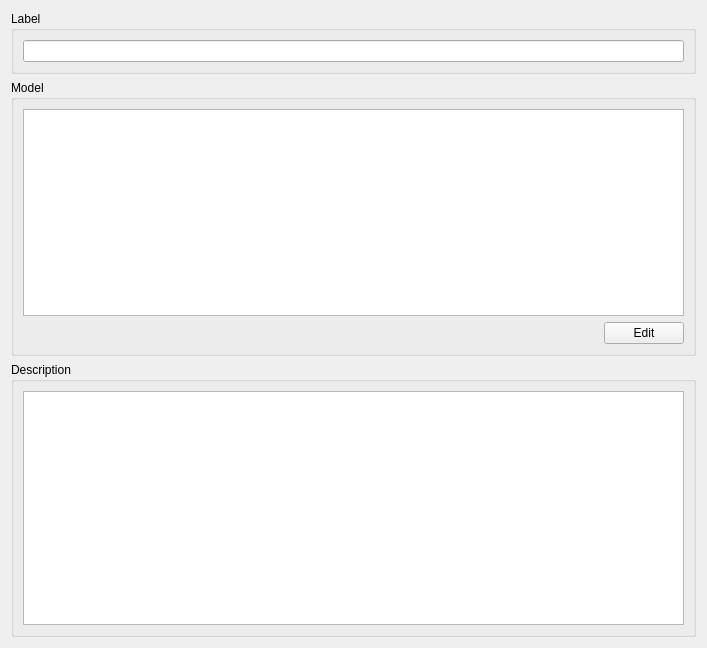
      <widget class="QWidget" name="page_5">
       <property name="geometry">
        <rect>
         <x>0</x>
         <y>0</y>
         <width>707</width>
         <height>648</height>
        </rect>
       </property>
       <attribute name="label">
        <string>Job</string>
       </attribute>
       <layout class="QVBoxLayout" name="verticalLayout_17">
        <item>
         <widget class="QGroupBox" name="groupBox_6">
          <property name="title">
           <string>Label</string>
          </property>
          <layout class="QVBoxLayout" name="verticalLayout_16">
           <item>
            <widget class="QLineEdit" name="jobLabel"/>
           </item>
          </layout>
         </widget>
        </item>
        <item>
         <widget class="QGroupBox" name="groupBox_4">
          <property name="title">
           <string>Model</string>
          </property>
          <layout class="QVBoxLayout" name="verticalLayout_14">
           <item>
            <widget class="QListWidget" name="jobModel">
             <property name="selectionMode">
              <enum>QAbstractItemView::MultiSelection</enum>
             </property>
            </widget>
           </item>
           <item>
            <layout class="QHBoxLayout" name="horizontalLayout_6">
             <item>
              <spacer name="horizontalSpacer_2">
               <property name="orientation">
                <enum>Qt::Horizontal</enum>
               </property>
               <property name="sizeHint" stdset="0">
                <size>
                 <width>334</width>
                 <height>20</height>
                </size>
               </property>
              </spacer>
             </item>
             <item>
              <widget class="QPushButton" name="jobModelEdit">
               <property name="text">
                <string>Edit</string>
               </property>
              </widget>
             </item>
            </layout>
           </item>
          </layout>
         </widget>
        </item>
        <item>
         <widget class="QGroupBox" name="groupBox_5">
          <property name="title">
           <string>Description</string>
          </property>
          <layout class="QVBoxLayout" name="verticalLayout_15">
           <item>
            <widget class="QPlainTextEdit" name="jobDescription"/>
           </item>
          </layout>
         </widget>
        </item>
       </layout>
      </widget>
